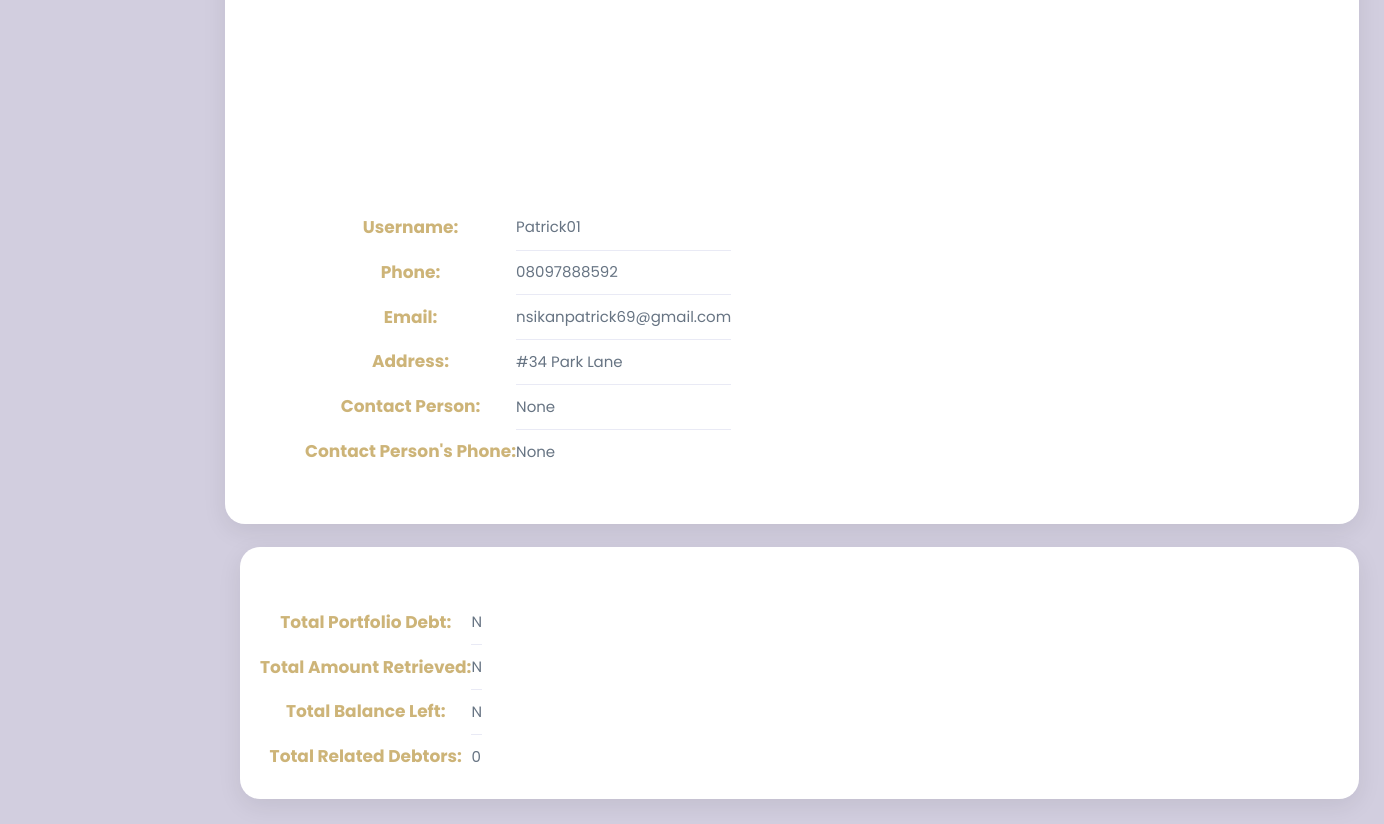
The page /clients/client_portfolio/1 (signed in, lower part) on the database as committed earlier.
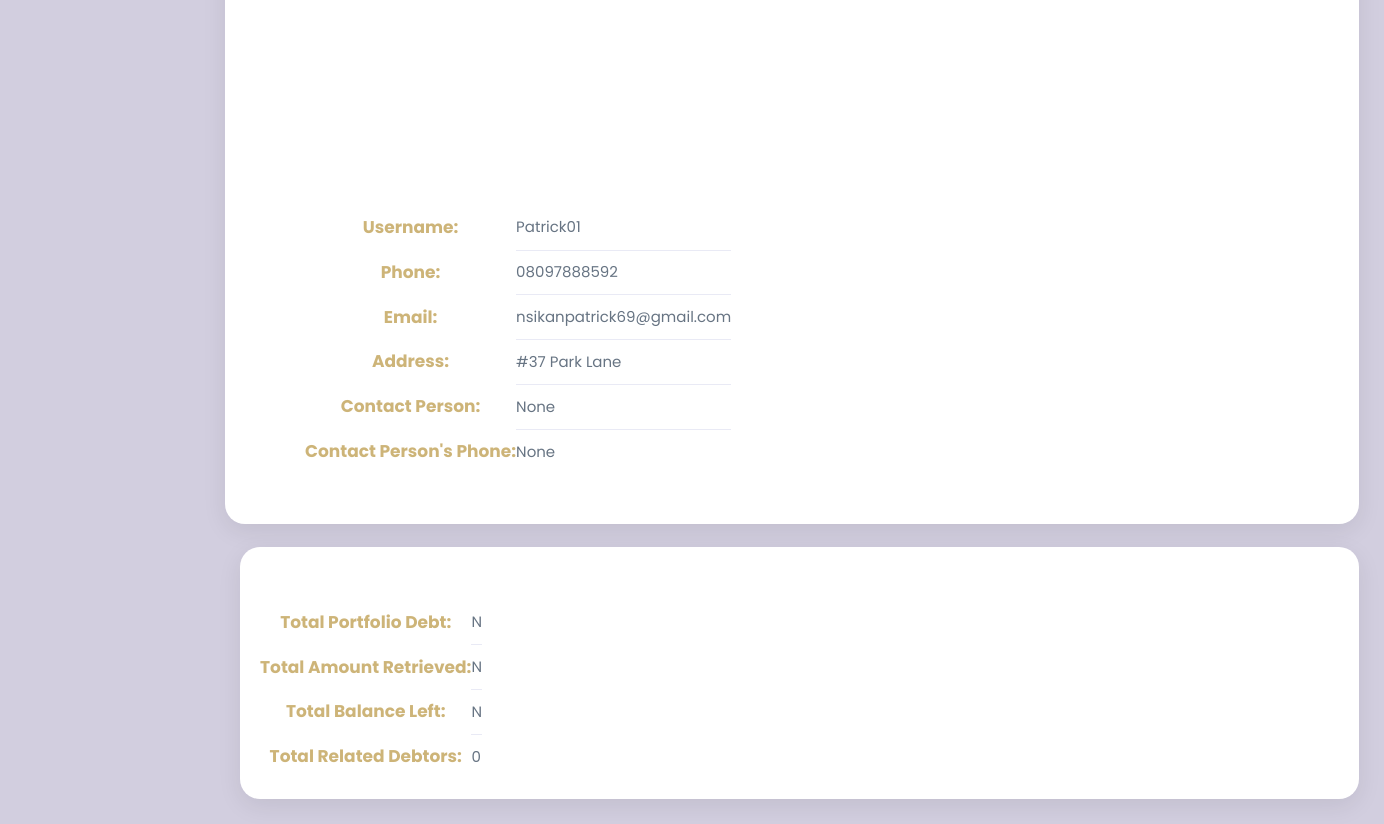
The same page on the database as committed later.
### gtrack_app/models.py (models this page shows, shortened)
class UserProfile(models.Model):
    user = models.OneToOneField(User, null=True, on_delete=models.CASCADE)
    address = models.CharField(max_length=65, null=True, blank=True) #can also stand as the office address for the client
    phone = models.CharField(max_length=65, null=True, blank=True)
    privilege = models.CharField(max_length=50, null=True, blank=True)
    ip_address = models.CharField(max_length=50, null=True, blank=True)
    profile_pic = models.FileField(null=True, blank=True, upload_to="uploads/profile_pictures", validators = [FileExtensionValidator(allowed_extensions=['jpg','jpeg','png'])])
    state_country = models.CharField(max_length=65, null=True, blank=True)
    contact_person = models.CharField(max_length=65, null=True, blank=True)
    contact_person_phone = models.CharField(max_length=65, null=True, blank=True)

### gtrack_app/views.py (the view)
# urls.py: path("clients/client_portfolio/<int:user_id>", views.view_portfolio, name="client_portfolio"),
@login_required
def view_portfolio(request, user_id):
    client_details = User.objects.get(id=user_id)
    client_profile_details = UserProfile.objects.get(user=user_id)
    debtors = Debtor.objects.filter(client_id=user_id)
    payments = Payment.objects.filter(client_id=user_id)
    total_debtors = debtors.count()
    total_debt = debtors.aggregate(Sum('amount_owed'))['amount_owed__sum']
    retrieved = payments.aggregate(Sum('amount_payed'))['amount_payed__sum']
    balance_left = payments.aggregate(Sum('balance_left'))['balance_left__sum']
    context = {
        'client_details': client_details,
        'client_profile_details': client_profile_details,
        'total_debtors': total_debtors,
        'total_debt': total_debt,
        'retrieved': retrieved,
        'balance_left': balance_left,
    }
    return render(request, "admins_dashboard/clients/client_portfolio.html", context)

### templates/admins_dashboard/clients/client_portfolio.html (shortened to what this page needs)
{% extends 'base.html' %}
{% block content %}
{% load static %}
<div class="x-wrapper">
    <div class="panel profile-panel">
        <main>
            <div class="panel-body">
                <div class="profile-wrapper">
                    <div class="left box">
                        <div class="profile-pix">
                            {% if client_details.userprofile.profile_pic %}
                            <img src="{{user_details.userprofile.profile_pic.url}}" width="200" height="200" />
                            {% else %}
                            <img src="{% static 'img/anonymous.jpg' %}" width="200" height="200" />
                            {% endif %}
                        </div>
                        <div class="profile-details">
                            <div class="table-container">
                                <table class="table table-bordered">
                                    <tbody>
                                        <tr>
                                            <th scope="row">Username:</th>
                                            <td>{{ client_details.username }}</td>
                                        </tr>
                                        <tr>
                                            <th scope="row">Phone:</th>
                                            <td>{{ client_profile_details.phone }}</td>
                                        </tr>
                                        <tr>
                                            <th scope="row">Email:</th>
                                            <td>{{ client_details.email }}</td>
                                        </tr>
                                        <tr>
                                            <th scope="row">Address:</th>
                                            <td>{{ client_profile_details.address }}</td>
                                        </tr>
                                        <tr>
                                            <th scope="row">Contact Person:</th>
                                            <td>{{ client_profile_details.contact_person }}</td>
                                        </tr>
                                        <tr>
                                            <th scope="row">Contact Person's Phone:</th>
                                            <td>{{ client_profile_details.contact_person_phone }}</td>
                                        </tr>
                                    </tbody>
                                </table>
                            </div>
                        </div>
                    </div>
                    <div class="right">
                        {% load humanize %}
                        <div class="right-top box portfolio">
                            <h2 class="text-center">Portfolio</h2>
                            <div class="table-container">
                                <table class="table table-borderless">
                                    <tbody>
                                        <tr>
                                            <th scope="row">Total Portfolio Debt:</th>
                                            <td>N{{total_debt|floatformat:0|intcomma}}</td>
                                        </tr>
                                        <tr>
                                            <th scope="row">Total Amount Retrieved:</th>
                                            <td>N{{retrieved|floatformat:0|intcomma}}</td>
                                        </tr>
                                        <tr>
                                            <th scope="row">Total Balance Left:</th>
                                            <td>N{{balance_left|floatformat:0|intcomma}}</td>
                                        </tr>
                                        <tr>
                                            <th scope="row">Total Related Debtors:</th>
                                            <td>{{total_debtors}}</td>
                                        </tr>
                                    </tbody>
                                </table>
                            </div>
                        </div>
                    </div>
                </div>
            </div>
        </main>
    </div>
</div>
{% endblock %}

### templates/base.html (shortened to what this page needs)
<!DOCTYPE html>
{% load static tailwind_tags %}
<html lang="zxx" class="no-js">
<head>
    {% tailwind_css %}
    {% load static %}
    {% load static %}
    <link rel="stylesheet" href="{% static 'css/font-awesome.min.css' %}">
    <link rel="stylesheet" href="{% static 'css/authenticate.css' %}">
    <link rel="stylesheet" href="{% static 'css/admin2.css' %}">
</head>
<body>
<div id="page-wrap">
    {% block content %}
    {% endblock %}
</div>
{% load static %}
</body>
</html>

### static/css/authenticate.css (style rules this page uses)
* { margin: 0; padding: 0; border: 0; box-sizing: border-box; font-family: 'poppins', sans-serif; }

### static/css/admin2.css (style rules this page uses)
:root { --primary-color: rgba(175,134,37,0.62); --color-danger: #ff7782; --color-success: #556B2F; --color-warning: #ffbb55; --color-white: #fff; --color-info-dark: #7d8da1; --color-info-light: #dce1eb; --color-dark: #363949; --color-light: rgba(132, 139, 200, 0.18); --color-primary-variant: #111e88; --color-dark-variant: #677483; --color-background-sidebar: #2b2a2e; --color-background: #d2cedf; --card-border-radius: 2rem; --border-radius-1: 0.4rem; --border-radius-2: 0.8rem; --border-radius-3: 1.2rem; --card-padding: 1.8rem; --padding-1: 1.2rem; --box-shadow: 0 2rem 3rem var(--color-light); }
* { list-style-type: none; text-decoration: none; margin: 0; padding: 0; outline: 0; border: 0; box-sizing: border-box; }
body { width: 100vw; font-family: 'Poppins', sans-serif; font-size: 0.88rem; background: var(--color-background); color: var(--color-dark); user-select: none; overflow-x: hidden; }
img { display: block; width: 100%; }
h2 { font-size: 1.4rem; }
.panel { background: var(--color-background); }
main { margin-top: 1.4rem; }
main table tbody td { height: 2.8rem; border-bottom: 1px solid var(--color-light); color: var(--color-dark-variant); }
main table tbody tr:last-child td { border: none; }
.right { margin-top: 1.4rem; margin-left: 15px; }
.profile-details { display: flex; flex-direction: row; background: var(--color-white); margin-left: 30px; padding: 30px; }
.panel.profile-panel th { color: var(--primary-color); font-size: 17px; }
.panel.profile-panel td { font-size: 15px; }
.box { background: var(--color-white); width: 100%; color: var(--color-white); padding: 20px; box-shadow: 0 7px 25px rgba(0, 0, 0, 0.08); border-radius: 20px; }
@media screen and (min-width: 1301px) { .x-wrapper { display: flex; } }
@media screen and (min-width: 1301px) { .panel { margin-top: 70px; margin-left: 200px; padding: 25px; width: 97%; } }

Rows that differ between the two databases and show on the page:
changed UserProfile "None": address "#34 Park Lane" → "#37 Park Lane"
